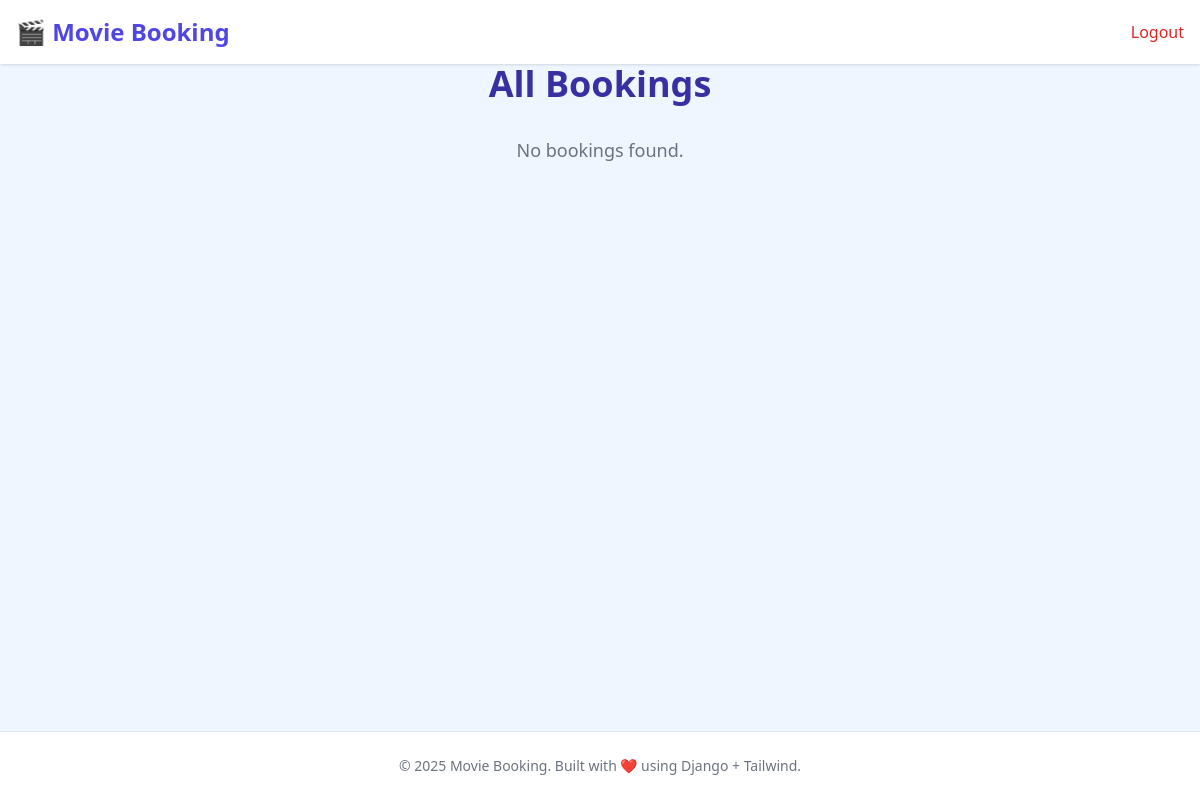
/all-bookings/ (signed in), run on an earlier commit of the app's database.
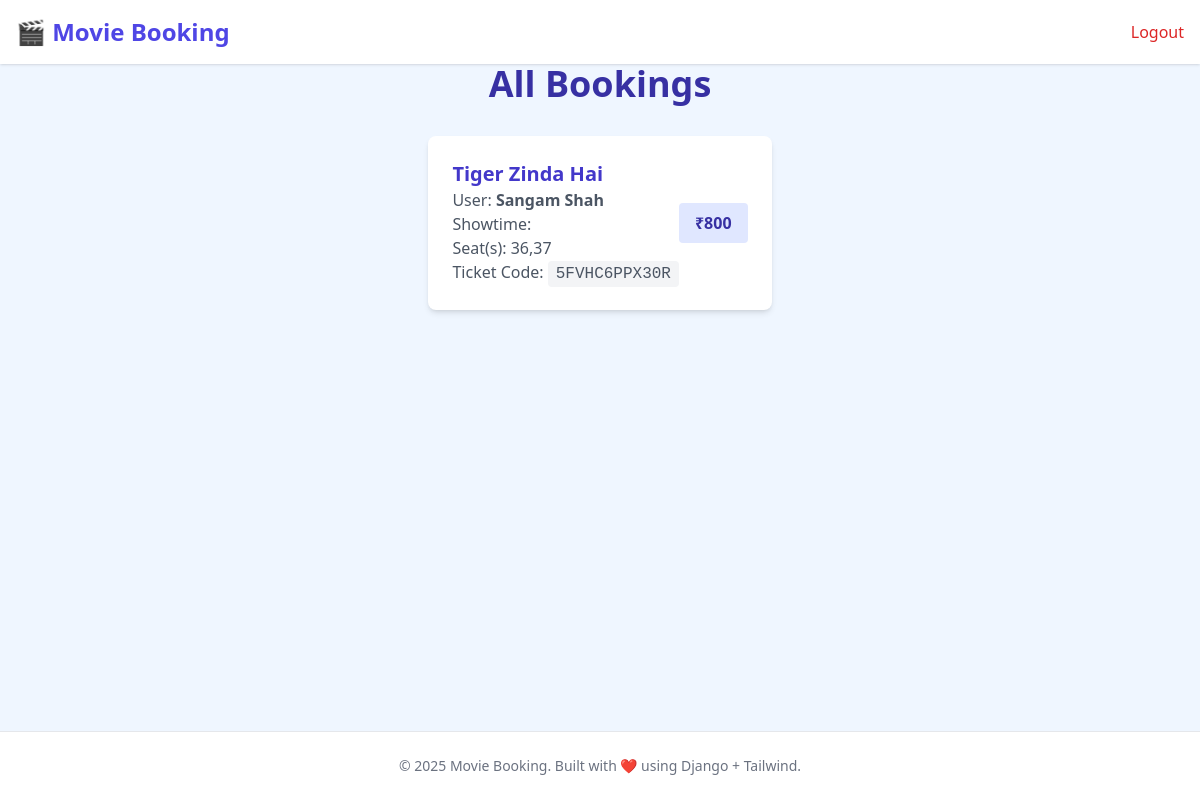
And on a later commit of the database.
### booking/models.py (models this page shows, shortened)
class Booking(models.Model):
    user = models.ForeignKey(User, on_delete=models.CASCADE, null=True, blank=True, related_name='bookings')
    showtime = models.ForeignKey(Showtime, on_delete=models.CASCADE)
    seat_number = models.CharField(max_length=255)
    customer_name = models.CharField(max_length=100)
    phone_number = models.CharField(max_length=20, default='00000000000')
    price = models.IntegerField(default=400)
    ticket_code = models.CharField(max_length=12, unique=True, blank=True)

class Showtime(models.Model):
    movie = models.ForeignKey(Movie, on_delete=models.CASCADE)
    time = models.DateTimeField()
    total_seats = models.IntegerField(default=100)
    available_seats = models.IntegerField(default=100)

class Movie(models.Model):
    title = models.CharField(max_length=100)
    genre = models.CharField(max_length=50)
    director = models.CharField(max_length=100)
    cast=models.CharField(max_length=200, help_text="List of cast members")
    release_date = models.DateField()
    duration = models.IntegerField(help_text="Duration in minutes")
    poster = models.ImageField(upload_to='posters/', blank=True, null=True)
    watch_trailer = models.URLField(max_length=200, blank=True, null=True, help_text="YouTube or video trailer link")

### booking/views.py (the view)
# urls.py: path('all-bookings/', views.all_bookings, name='all_bookings'),
@login_required
@staff_member_required
def all_bookings(request):
    bookings = Booking.objects.select_related('showtime', 'showtime__movie', 'user')
    return render(request, 'movies/allbooking.html', {'bookings': bookings})

### booking/templates/movies/allbooking.html (shortened to what this page needs)
<!DOCTYPE html>
<html lang="en" class="bg-gray-100">
<head>
  <script src="https://cdn.tailwindcss.com"></script>
</head>
<body class="min-h-screen flex flex-col bg-blue-50">
<header class="bg-white shadow p-4 flex justify-between items-center">
  <a href="/" class="text-2xl font-bold text-indigo-600">🎬 Movie Booking</a>
  <nav class="flex items-center space-x-4">
    {% if request.user.is_authenticated %}
      <form action="{% url 'logout' %}" method="POST" class="inline">
        <button type="submit" class="text-red-600 hover:text-red-800 font-medium">Logout</button>
      </form>
    {% else %}
      <a href="/register" class="text-gray-700 hover:text-indigo-600 font-medium">Register</a>
      <a href="/login" class="text-gray-700 hover:text-indigo-600 font-medium">Login</a>
    {% endif %}
  </nav>
</header>
  <main class="max-w-5xl mx-auto px-6 pb-20 flex-grow">
    <h2 class="text-4xl font-extrabold text-indigo-800 mb-8 text-center">All Bookings</h2>
    {% if bookings %}
    <ul class="space-y-6">
      {% for booking in bookings %}
      <li class="bg-white rounded-lg shadow-md p-6 flex flex-col md:flex-row justify-between items-start md:items-center">
        <div>
          <h3 class="text-xl font-semibold text-indigo-700">{{ booking.showtime.movie.title }}</h3>
          <p class="text-gray-600">User: <strong>{{ booking.user.username }}</strong></p>
          <p class="text-gray-600">Showtime: {{ booking.showtime.start_time|date:"F j, Y, g:i A" }}</p>
          <p class="text-gray-600">Seat(s): <span class="font-medium">{{ booking.seat_number }}</span></p>
          <p class="text-gray-600">Ticket Code: <code class="bg-gray-100 px-2 py-1 rounded font-mono">{{ booking.ticket_code }}</code></p>
        </div>
        <div class="mt-4 md:mt-0">
          <span class="inline-block bg-indigo-100 text-indigo-800 font-semibold px-4 py-2 rounded">
            ₹{{ booking.price }}
          </span>
        </div>
      </li>
      {% endfor %}
    </ul>
    {% else %}
    <p class="text-center text-gray-500 text-lg">No bookings found.</p>
    {% endif %}
  </main>
  <footer class="bg-white text-center py-6 text-sm text-gray-500 border-t">
    © 2025 Movie Booking. Built with ❤️ using Django + Tailwind.
  </footer>
</body>
</html>

What changed in the data, as far as the page shows it:
added Booking: showtime.movie "Tiger Zinda Hai", user.username "Sangam Shah", seat_number "36,37", ticket_code "5FVHC6PPX30R", price "800"
Also different on the page:
text no longer shown: "No bookings found."
